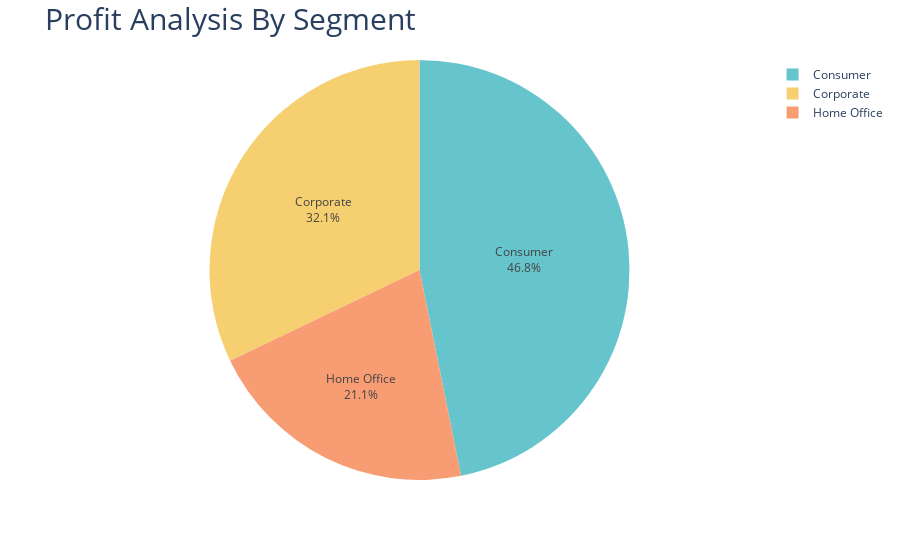

Notebook cell for this chart:
### Code cell
fig=px.pie(Profit_by_Segment,
            values='Profit',
            names='Segment',
            hole=0,
           color_discrete_sequence=px.colors.qualitative.Pastel)
fig.update_traces(textposition='inside',textinfo='percent+label')
fig.update_layout(title_text='Profit Analysis By Segment',title_font=dict(size=30))
fig.show()

### Figure 1 — Plotly figure (JSON) as saved in the notebook; plotly's stock layout.template omitted (floating-point values rounded to 4 significant figures)
{"data": [{"domain": {"x": [0, 1], "y": [0, 1]}, "hole": 0, "hovertemplate": "Segment=%{label}<br>Profit=%{value}<extra></extra>", "labels": ["Consumer", "Corporate", "Home Office"], "legendgroup": "", "name": "", "showlegend": true, "textinfo": "percent+label", "textposition": "inside", "type": "pie", "values": [134100.0, 91980.0, 60300.0]}], "layout": {"legend": {"tracegroupgap": 0}, "margin": {"t": 60}, "piecolorway": ["rgb(102, 197, 204)", "rgb(246, 207, 113)", "rgb(248, 156, 116)", "rgb(220, 176, 242)", "rgb(135, 197, 95)", "rgb(158, 185, 243)", "rgb(254, 136, 177)", "rgb(201, 219, 116)", "rgb(139, 224, 164)", "rgb(180, 151, 231)", "rgb(179, 179, 179)"], "title": {"font": {"size": 30}, "text": "Profit Analysis By Segment"}}}
